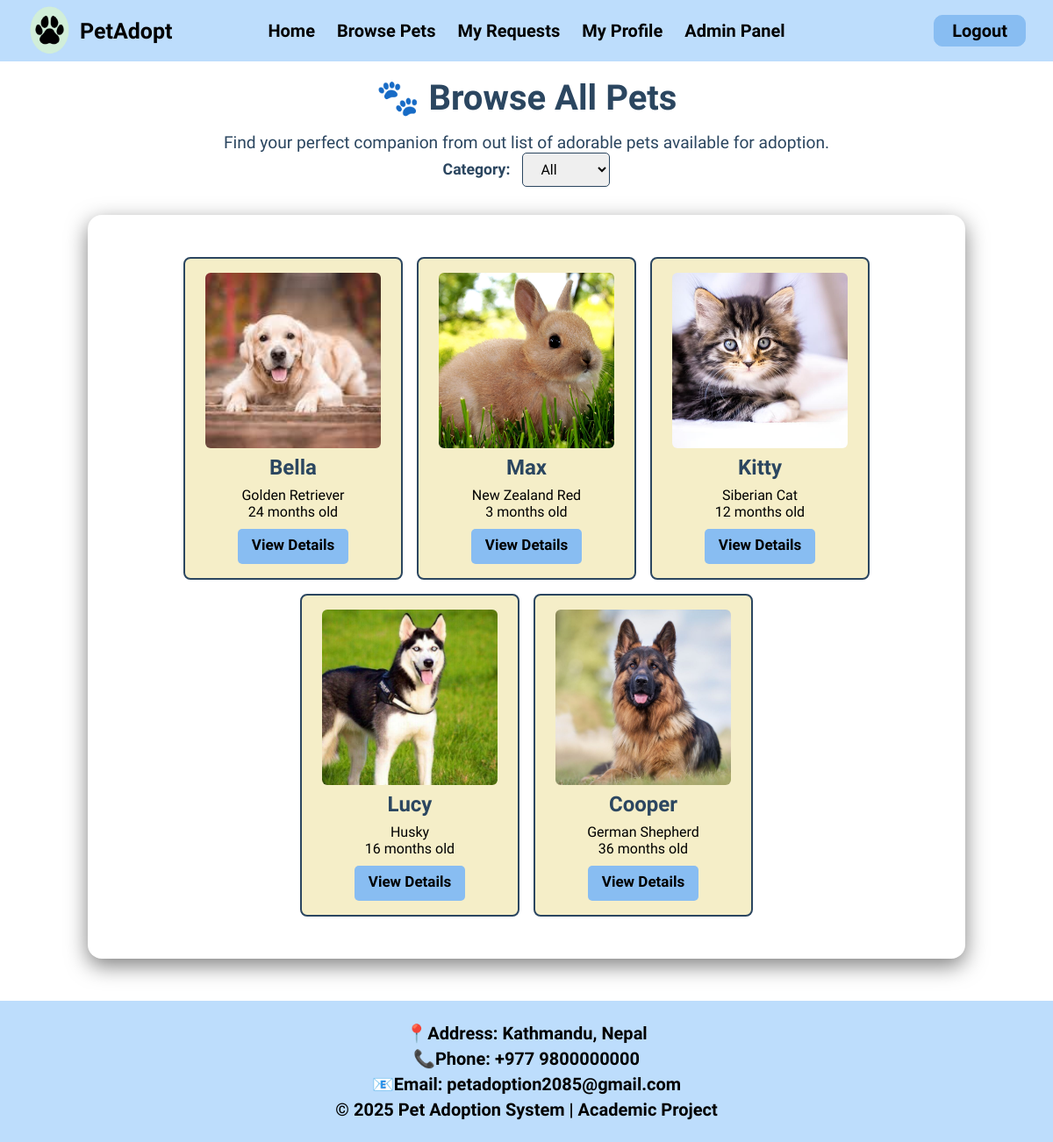
/browsePets.php (signed in), run on the app's committed database.
### tables this page shows
CREATE TABLE `pets` (
  `id` int(11) NOT NULL AUTO_INCREMENT,
  `name` varchar(255) NOT NULL,
  `age` int(11) NOT NULL,
  `gender` enum('Male','Female') NOT NULL,
  `breed` varchar(255) NOT NULL,
  `price` varchar(255) NOT NULL,
  `status` enum('available','adopted') NOT NULL DEFAULT 'available',
  `image` varchar(255) NOT NULL,
  `category` enum('dog','cat','rabbit') NOT NULL,
  `description` text NOT NULL,
  PRIMARY KEY (`id`)
);

### browsePets.php (the view, shortened to what this page needs)
<?php
include("connection.php");
include("navbar.php");
    $category_filter = "";
    $pets_query = "SELECT * FROM pets WHERE status= 'available' $category_filter";
    $pets_result = mysqli_query($con, $pets_query);
?>
<html>
<head>
    <link rel="stylesheet" href="assets/css/style.css" >
    <link rel="stylesheet" href="https://cdnjs.cloudflare.com/ajax/libs/font-awesome/6.5.0/css/all.min.css">
</head>
<body>
    <div class="browse-container">
        <div class="browse-header">
            <h1>🐾 Browse All Pets</h1>
            <p>Find your perfect companion from out list of adorable pets available for adoption.</p>
            <form method="GET" action="browsePets.php" class="category-form">
                <label for="category" style="font-size:1.1rem; font-weight:bold; color:#2b4660;">Category:</label>
                <select name="category" id="category" onchange="this.form.submit()">
                    <option value="">All</option>
                </select>
            </form>
        </div>
        <div class="pet-grid">
            <?php if ($pets_result && mysqli_num_rows($pets_result) > 0): ?>
                <?php while ($pet = mysqli_fetch_assoc($pets_result)): ?>
                    <div class="pet-card">
                        <img src="assets/images/<?php echo $pet['image'] ?? 'default_pet.jpg'; ?>" alt="<?php echo htmlspecialchars($pet['name']); ?>">
                        <h2><?php echo htmlspecialchars($pet['name']); ?></h2>
                        <p><?php echo htmlspecialchars($pet['breed']); ?></p>
                        <p><?php echo $pet['age']; ?> months old</p>
                        <a href="pet-details.php?id=<?php echo $pet['id']; ?>" class="adopt-btn"> View Details</a>
                    </div>
                <?php endwhile; ?>
            <?php else: ?>
                <h2 style="color:red; text-align:center;">No pets available at the moment 😿</h2>
            <?php endif; ?>
        </div>
    </div>
</body>
</html>
<?php include("footer.php"); ?>

### navbar.php
<?php
include('connection.php');
$user = null;
if (isset($_SESSION['id'])) {
    $user_id = $_SESSION['id'];
    $query = "SELECT full_name, email, phone_num, role FROM users WHERE id='$user_id'";
    $result = mysqli_query($con, $query);
    $user = mysqli_fetch_assoc($result);
}
?>
<html>
<head>
    <link rel="stylesheet" href="assets/css/style.css">
</head>
<body>
    <header>
        <div class="navigationbar">
            <a class="leftsection">
                <img src="assets/images/logo.png" alt="Logo" class="logo">
                <span class="Title">PetAdopt</span>
            </a>
            <div class="MidSection">
                <?php if ($user): ?>
                    <a href="user.php">Home</a>
                <?php else: ?>
                    <a href="index.php">Home</a>
                <?php endif; ?>
                <a href="browsePets.php">Browse Pets</a>
                <?php if ($user): ?>
                    <?php if ($user['role'] == 'admin'): ?>
                        <a href="userRequests.php">User Request</a>
                    <?php else: ?>
                        <a href="myRequests.php">My Requests</a>
                    <?php endif; ?>
                    <a href="myprofile.php">My Profile</a>
                    <?php if ($user['role'] == 'superadmin'): ?>
                        <a href="adminpanel.php">Admin Panel</a>
                    <?php endif; ?>
                <?php else: ?>
                    <a href="index.php#about">About Us</a>
                    <a href="index.php#footer">Contact</a>
                <?php endif; ?>
            </div>
            <div class="Login_Button">
                <?php if ($user): ?>
                    <a href="logout.php">Logout</a>
                <?php else: ?>
                    <a href="login.php">Login</a>
                <?php endif; ?>
            </div>
        </div>
    </header>
</body>
</html>

### footer.php
<footer>
    <div class="footersection">
        <p>📍Address: Kathmandu, Nepal</p>
        <p>📞Phone: +977 9800000000</p>
        <p>📧Email: petadoption2085@gmail.com</p>
        <p>&copy; 2025 Pet Adoption System | Academic Project</p>
    </div>
</footer>

### assets/css/style.css (style rules this page uses)
* { margin: 0; padding: 0; box-sizing: border-box; font-family: "Agdasima", sans-serif; }
body { display: flex; flex-direction: column; }
a { text-decoration: none; }
.navigationbar { display: flex; align-items: center; justify-content: space-between; padding: 0 30px; border: 1px solid #bdddfc; background-color: #bdddfc; height: 70px; position: fixed; top: 0; width: 100%; z-index: 1000; }
.leftsection { display: flex; align-items: center; gap: 10px; text-decoration: none; }
.logo { height: 60px; width: 50px; }
.Title { font-size: 25px; color: black; font-weight: 700; }
.MidSection { display: flex; gap: 25px; position: absolute; left: 50%; transform: translateX(-50%); }
.MidSection a { color: black; font-size: 20px; font-weight: 700; text-decoration: none; }
.Login_Button { display: flex; align-items: center; }
.Login_Button a { color: black; font-size: 20px; font-weight: 700; padding: 5px 20px; border: 1px solid #88bdf2; background-color: #88bdf2; border-radius: 10px; text-decoration: none; }
.pet-grid { display: flex; justify-content: center; gap: 1rem; flex-wrap: wrap; border-radius: 16px; padding: 3rem 1.5rem; box-shadow: 0 8px 25px rgba(0, 0, 0, 0.5); }
.pet-card { background-color: #f5eec8; border: 2px solid #2b4660; border-radius: 8px; padding: 1rem; width: 250px; text-align: center; }
.pet-card img { width: 200px; height: 200px; object-fit: cover; border-radius: 6px; }
.pet-card h2 { color: #2b4660; margin: 0.5rem 0; }
.adopt-btn { text-decoration: none; background-color: #88bdf2; color: black; border: none; width: auto; padding: 0.5rem 1rem; border-radius: 5px; cursor: pointer; height: 40px; font-size: 17px; font-weight: bold; text-align: center; display: inline-block; margin-top: 10px; }
.footersection { background-color: #bdddfc; text-align: center; padding: 20px 0; margin-top: 3rem; }
.footersection p { margin: 5px 0; font-size: 20px; font-weight: 700; }
.browse-container { max-width: 1000px; margin: 5.5rem auto 0 auto; }
.browse-header { text-align: center; margin-bottom: 2rem; color: #2b4660; }
.browse-header h1 { font-size: 2.5rem; margin-bottom: 1rem; }
.browse-header p { font-size: 1.2rem; }
form { text-align: left; display: flex; flex-direction: column; gap: 0.5rem; }
label { font-size: 1.25rem; font-weight: bold; color: #2b4660; }
.category-form { margin-top: 1rem; display: inline; }
.category-form select { padding: 0.5rem 1rem; border-radius: 5px; border: 1px solid #2b4660; margin-left: 10px; font-size: 1rem; }

### data on the page
pets: image (picture), name "Bella", breed "Golden Retriever", age "24"
pets: image (picture), name "Max", breed "New Zealand Red", age "3"
pets: image (picture), name "Kitty", breed "Siberian Cat", age "12"
pets: image (picture), name "Lucy", breed "Husky", age "16"
pets: image (picture), name "Cooper", breed "German Shepherd", age "36"
